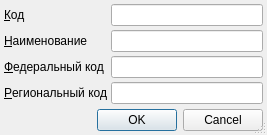
<?xml version="1.0" encoding="UTF-8"?>
<ui version="4.0">
 <class>ItemEditorDialog</class>
 <widget class="QDialog" name="ItemEditorDialog">
  <property name="geometry">
   <rect>
    <x>0</x>
    <y>0</y>
    <width>267</width>
    <height>135</height>
   </rect>
  </property>
  <property name="windowTitle">
   <string>ChangeMe!</string>
  </property>
  <property name="sizeGripEnabled">
   <bool>true</bool>
  </property>
  <layout class="QGridLayout">
   <property name="margin">
    <number>4</number>
   </property>
   <property name="spacing">
    <number>4</number>
   </property>
   <item row="2" column="1" colspan="2">
    <widget class="QLineEdit" name="edtName"/>
   </item>
   <item row="2" column="0">
    <widget class="QLabel" name="lblName">
     <property name="sizePolicy">
      <sizepolicy hsizetype="Maximum" vsizetype="Preferred">
       <horstretch>0</horstretch>
       <verstretch>0</verstretch>
      </sizepolicy>
     </property>
     <property name="text">
      <string>&amp;Наименование</string>
     </property>
     <property name="buddy">
      <cstring>edtName</cstring>
     </property>
    </widget>
   </item>
   <item row="0" column="0">
    <widget class="QLabel" name="lblCode">
     <property name="sizePolicy">
      <sizepolicy hsizetype="Maximum" vsizetype="Preferred">
       <horstretch>0</horstretch>
       <verstretch>0</verstretch>
      </sizepolicy>
     </property>
     <property name="text">
      <string>&amp;Код</string>
     </property>
     <property name="buddy">
      <cstring>edtCode</cstring>
     </property>
    </widget>
   </item>
   <item row="0" column="1" colspan="2">
    <widget class="QLineEdit" name="edtCode"/>
   </item>
   <item row="6" column="0">
    <spacer>
     <property name="orientation">
      <enum>Qt::Vertical</enum>
     </property>
     <property name="sizeHint" stdset="0">
      <size>
       <width>73</width>
       <height>16</height>
      </size>
     </property>
    </spacer>
   </item>
   <item row="7" column="0" colspan="3">
    <widget class="QDialogButtonBox" name="buttonBox">
     <property name="orientation">
      <enum>Qt::Horizontal</enum>
     </property>
     <property name="standardButtons">
      <set>QDialogButtonBox::Cancel|QDialogButtonBox::Ok</set>
     </property>
    </widget>
   </item>
   <item row="4" column="0">
    <widget class="QLabel" name="lblRegionalCode">
     <property name="sizePolicy">
      <sizepolicy hsizetype="Maximum" vsizetype="Preferred">
       <horstretch>0</horstretch>
       <verstretch>0</verstretch>
      </sizepolicy>
     </property>
     <property name="text">
      <string>&amp;Региональный код</string>
     </property>
     <property name="buddy">
      <cstring>edtRegionalCode</cstring>
     </property>
    </widget>
   </item>
   <item row="4" column="1" colspan="2">
    <widget class="QLineEdit" name="edtRegionalCode"/>
   </item>
   <item row="3" column="0">
    <widget class="QLabel" name="lblFederalCode">
     <property name="sizePolicy">
      <sizepolicy hsizetype="Maximum" vsizetype="Preferred">
       <horstretch>0</horstretch>
       <verstretch>0</verstretch>
      </sizepolicy>
     </property>
     <property name="text">
      <string>&amp;Федеральный код</string>
     </property>
     <property name="buddy">
      <cstring>edtFederalCode</cstring>
     </property>
    </widget>
   </item>
   <item row="3" column="1" colspan="2">
    <widget class="QLineEdit" name="edtFederalCode"/>
   </item>
  </layout>
 </widget>
 <tabstops>
  <tabstop>edtCode</tabstop>
  <tabstop>edtName</tabstop>
  <tabstop>edtFederalCode</tabstop>
  <tabstop>edtRegionalCode</tabstop>
  <tabstop>buttonBox</tabstop>
 </tabstops>
 <resources/>
 <connections>
  <connection>
   <sender>buttonBox</sender>
   <signal>accepted()</signal>
   <receiver>ItemEditorDialog</receiver>
   <slot>accept()</slot>
   <hints>
    <hint type="sourcelabel">
     <x>168</x>
     <y>132</y>
    </hint>
    <hint type="destinationlabel">
     <x>117</x>
     <y>106</y>
    </hint>
   </hints>
  </connection>
  <connection>
   <sender>buttonBox</sender>
   <signal>rejected()</signal>
   <receiver>ItemEditorDialog</receiver>
   <slot>reject()</slot>
   <hints>
    <hint type="sourcelabel">
     <x>248</x>
     <y>132</y>
    </hint>
    <hint type="destinationlabel">
     <x>247</x>
     <y>107</y>
    </hint>
   </hints>
  </connection>
 </connections>
</ui>
